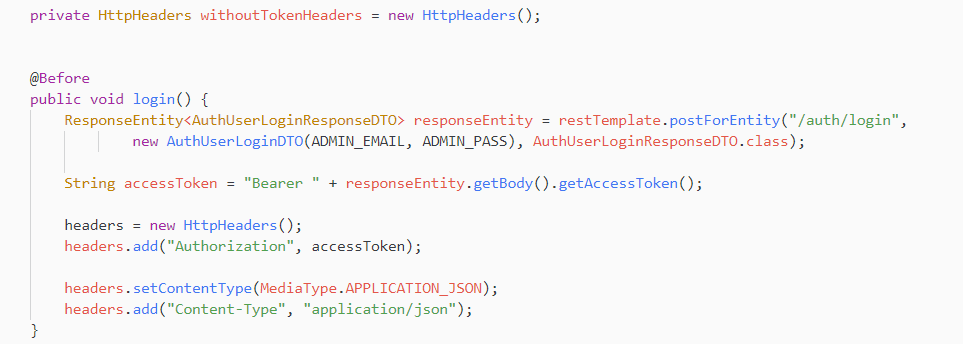
#> input picture example1.png, 963 x 344 px
$ jupyter execute --allow-errors Tesseract.ipynb   (shell and % lines are left out)
#> lines starting #> are read from the running program, lines starting #| are printed output that depends on the picture; after the words box and inside, x2 and y2 are one past the last pixel; in counts of white or black regions, pixels touching at a corner belong together
[cell 1]
from PIL import Image
import pytesseract

[cell 2]
pytesseract.pytesseract.tesseract_cmd=r"C:\\Program Files\\Tesseract-OCR\\tesseract.exe"

# Simple example how to get text from image

[cell 3]
image = Image.open('../example1.png')
#> image is the input picture: PIL image 963x344 RGBA; mean R, G, B, A 246.3, 245.1, 245.4, 255

#> (a cell that did not finish here is left out)

#> (a cell that did not finish here is left out)

# Example with custom config

[cell 6]
from PIL import Image
import pytesseract
from pytesseract import Output
import pandas as pd
pytesseract.pytesseract.tesseract_cmd=r"C:\\Program Files\\Tesseract-OCR\\tesseract.exe"

[cell 7]
custom_config = r'-c preserve_interword_spaces=1 --oem 1 --psm 4'

[cell 8]
image = Image.open('../example1.png')

#> (a cell that did not finish here is left out)

# Example with identation and custom config

### Function which makes text indentation. Returns idented text

[cell 10]
def get_text_with_indentation(image, config):
    d = pytesseract.image_to_data(image, config=config, output_type=Output.DICT)
    df = pd.DataFrame(d)

    final_text = ''

    # clean up blanks
    df1 = df[(df.conf!='-1')&(df.text!=' ')&(df.text!='')]
    # sort blocks vertically
    sorted_blocks = df1.groupby('block_num').first().sort_values('top').index.tolist()
    for block in sorted_blocks:
        curr = df1[df1['block_num']==block]
        sel = curr[curr.text.str.len()>3]
        char_w = (sel.width/sel.text.str.len()).mean()
        prev_par, prev_line, prev_left = 0, 0, 0
        text = ''
        for ix, ln in curr.iterrows():
            # add new line when necessary
            if prev_par != ln['par_num']:
                text += '\n'
                prev_par = ln['par_num']
                prev_line = ln['line_num']
                prev_left = 0
            elif prev_line != ln['line_num']:
                text += '\n'
                prev_line = ln['line_num']
                prev_left = 0

            added = 0  # num of spaces that should be added
            if ln['left']/char_w > prev_left + 1:
                added = int((ln['left'])/char_w) - prev_left
                text += ' ' * added
            text += ln['text'] + ' '
            prev_left += len(ln['text']) + added + 1
        text += '\n'
        final_text += text

    return final_text

### Pass image and config to get_text_with_indentation function

[cell 11]
image = Image.open('../example1.png')
custom_config = r'-c preserve_interword_spaces=1 --oem 1 --psm 4'
#> (the rest of this cell did not finish here and is left out)

## Example with preprocessing image and then using tesseract

[cell 12]
import numpy as np
import cv2 # OpenCV biblioteka
import matplotlib
import matplotlib.pyplot as plt

# iscrtavanje slika i grafika unutar samog browsera
# prikaz vecih slika
matplotlib.rcParams['figure.figsize'] = 16,14

[cell 13]
img = cv2.imread('../example2.png')
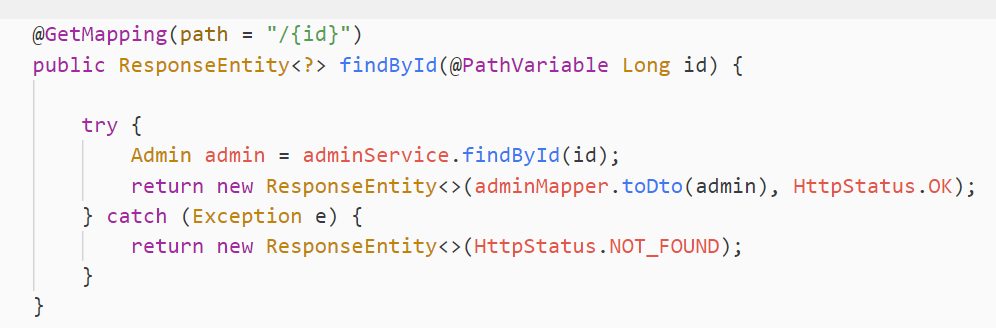
#> input picture example2.png, 996 x 328 px
#> img is the input picture: shape (328, 996, 3); mean B, G, R 243.1, 243, 245.7
img = cv2.cvtColor(img, cv2.COLOR_BGR2GRAY)
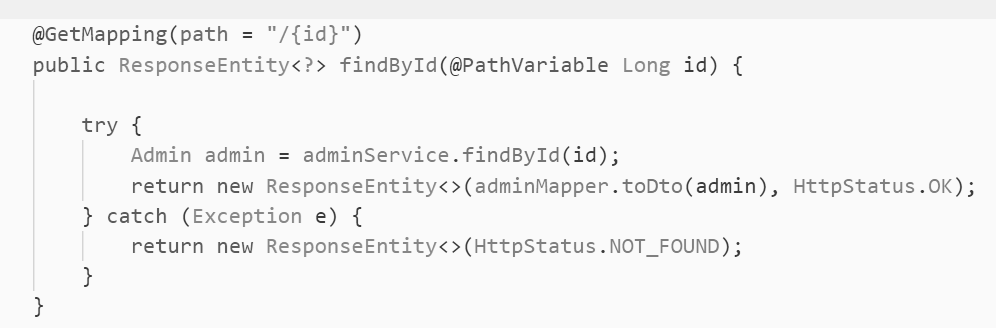
#> img: shape (328, 996); min 58, max 250, mean 243.8
# plt.imshow(img, 'gray')

[cell 14]
img_gray_threshold = cv2.adaptiveThreshold(img, 255, cv2.ADAPTIVE_THRESH_GAUSSIAN_C, cv2.THRESH_BINARY,31,51)
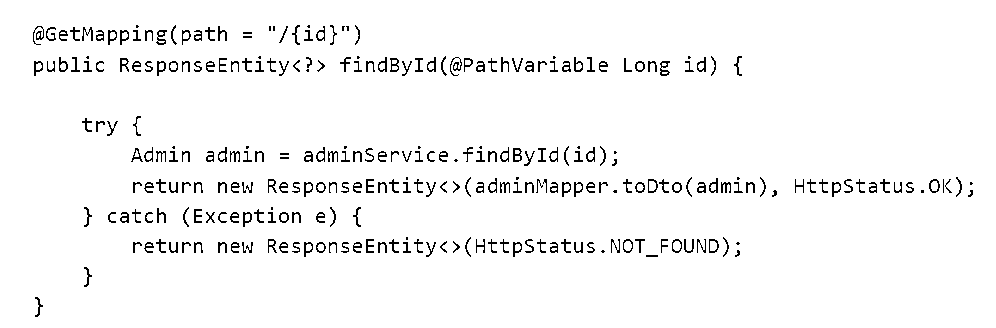
#> img_gray_threshold: shape (328, 996); 96.3% white; black in thin lines or dots, all inside (x1, y1, x2, y2) = (33, 25, 973, 317)
plt.imshow(img_gray_threshold, 'gray')

[cell 15]
img_gray_threshold_rgb =  cv2.cvtColor(img_gray_threshold, cv2.COLOR_BGR2RGB)
#> (the rest of this cell did not finish here and is left out)

## testing with dark background

[cell 16]
img = cv2.imread("../example.jpg")
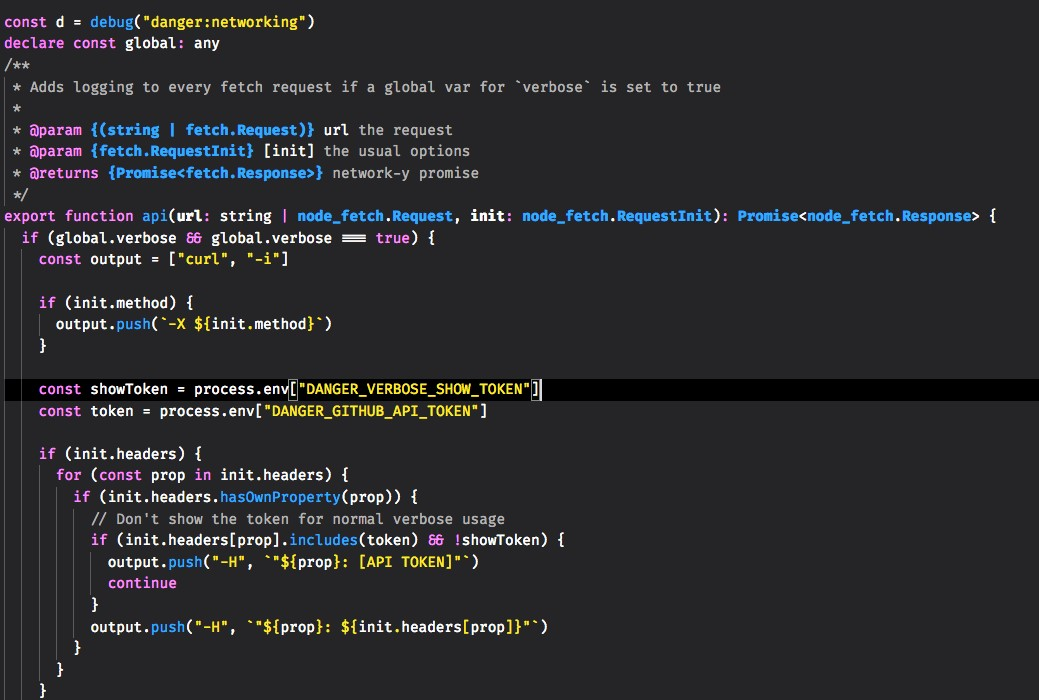
#> input picture example.jpg, 1039 x 700 px
#> img is the input picture: shape (700, 1039, 3); mean B, G, R 46, 43.3, 43
# [4 lines of commented-out code are left out]
#> (the rest of this cell did not finish here and is left out)
